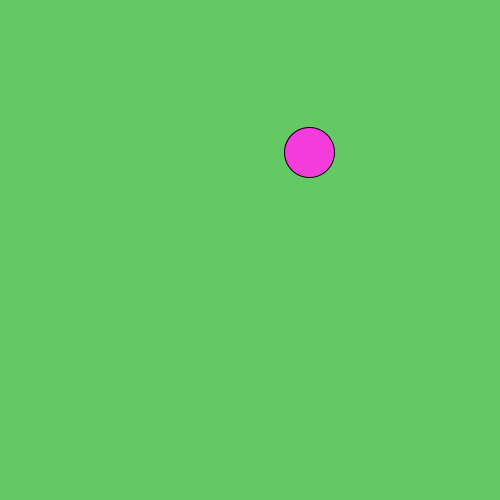
Frame 1 (no input)
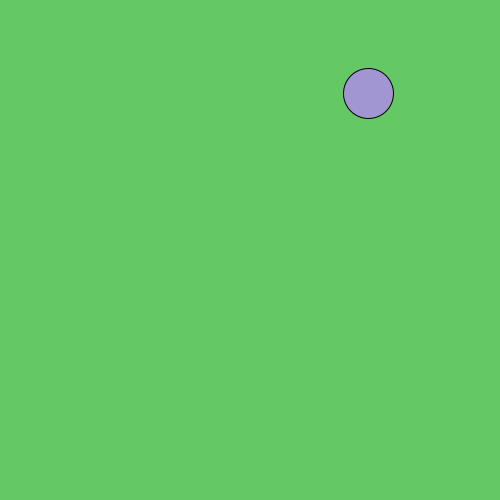
Frame 60 (the mouse pressed at the canvas centre just before this capture)
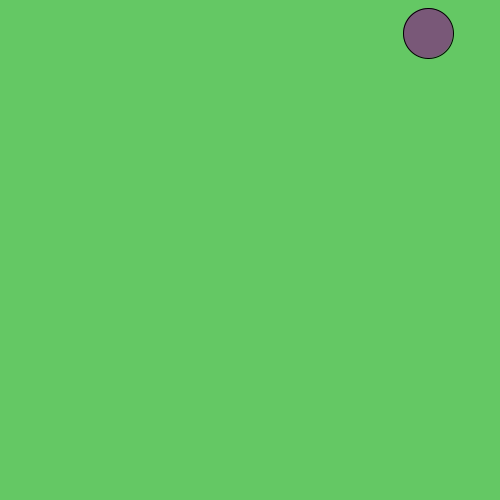
Frame 120 (the mouse held since frame 60 and released just before this capture)

The Processing sketch that drew these frames (run headless with seeded random() and noise(); from frame 60 on, the mouse is pressed at the canvas centre):

// Processing sketch: processing_83978
// ── processing_83978.pde

//David Avetisyan, CP1, (4/5)
Ball circle;
void setup()

{
  size(500, 500);
  circle = new Ball();
}

void draw()
{
  int x=0;
  frameRate(300);
  background (100,200,100);
  circle.move();
  circle.bounce();
  circle.show();
}
 
class Ball
{
  int x, y;
  boolean up, left;
  Ball()
  {
    x = int(random(50, 450));
    y = int(random(50, 450));
    up = true;
    left = false;
  }
  void move()
  {
    if (up)
    {
      y--;
    }
    else
    {
      y++;
    }
    if (left)
    {
      x--;
    }
    else
    {
      x++;
    }
  }
  void bounce()
  {
    if (x <= 0 || x >= 500)
    {
      left =! left;
    }
    if (y - 15 < 0 || y + 15 >= 500)
    {
      up =! up;
    }
  }
  void show()
  {
    int o=0;
    fill(int(random(0, 256)), int(random(0, 256)), int(random(0, 256)));
    ellipse(x, y, 50, 50);
    }
  
}
